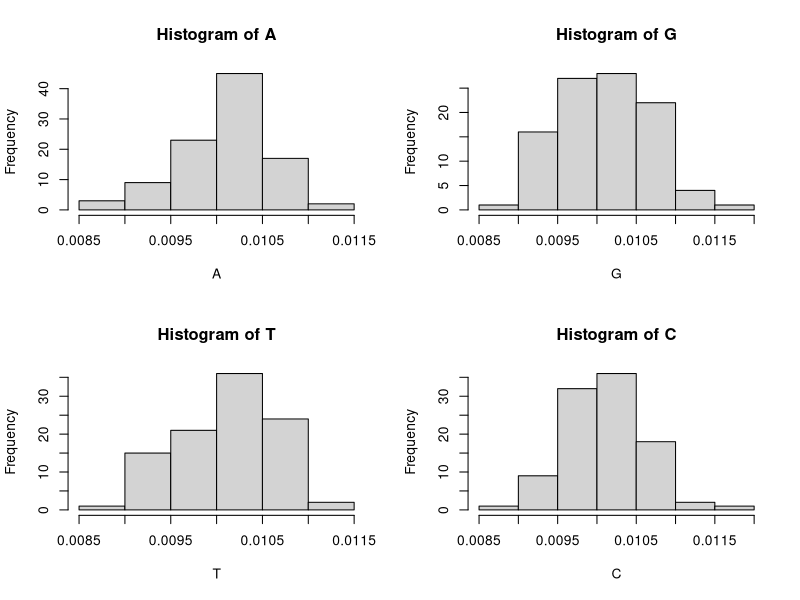

This figure's R source:
# Part C - Write an R script 

library(readr)
allDNA <- read_csv("allDNA.csv")
View(allDNA)

prop <- apply(allDNA,2,function(x){x/sum(x)}) #convert to proportions
paste(prop)

#subset columns 
A = prop[,1]
G = prop[,2]
T = prop[,3]
C = prop[,4]

#create four panel histogram
par(mfrow=c(2,2))
hist(A)
hist(G)
hist(T)
hist(C)


